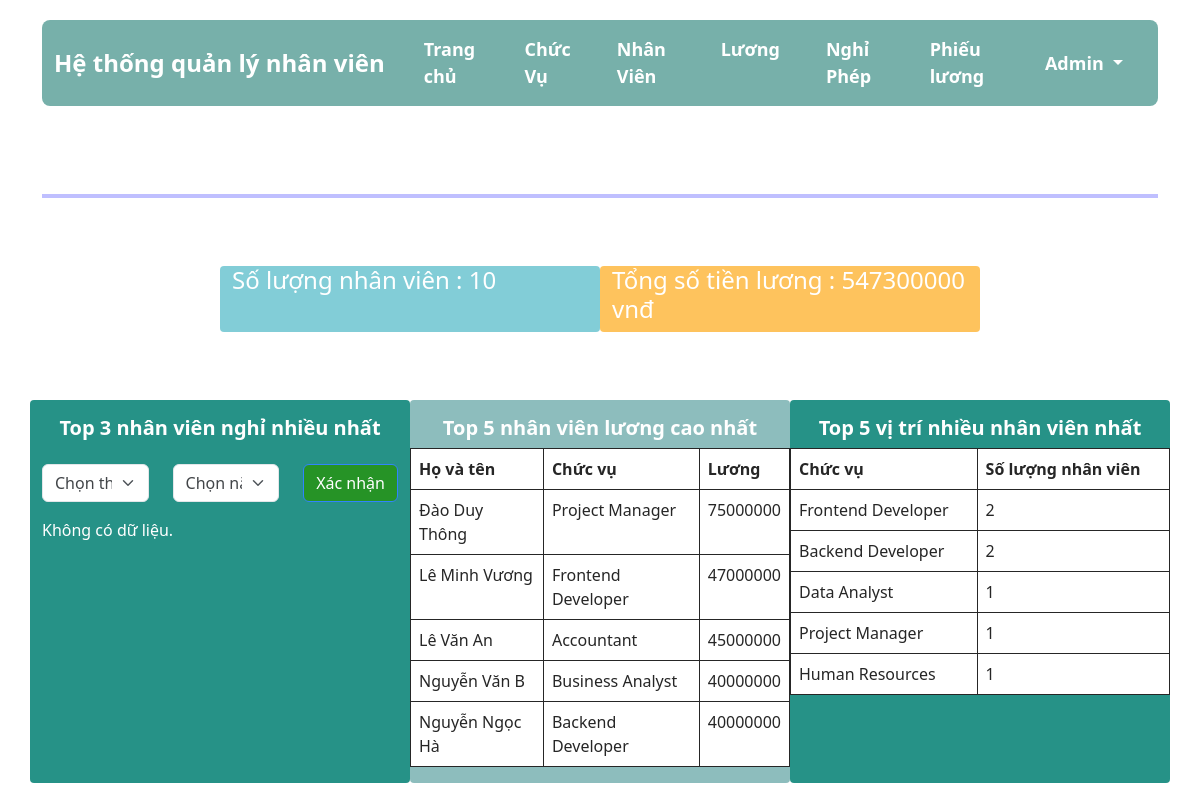
The app's page /src/home.php (signed in) with its own data.
### tables this page shows
CREATE TABLE `luong_tbl` (
  `id_luong` int(255) NOT NULL,
  `id_nv` int(255) NOT NULL,
  `luong_co_ban` bigint(255) NOT NULL,
  `phu_cap` bigint(255) NOT NULL,
  `tong_luong` bigint(255) NOT NULL,
  `ngay_them` timestamp NOT NULL DEFAULT current_timestamp() ON UPDATE current_timestamp(),
  `ngay_cap_nhat` date NOT NULL
);

CREATE TABLE `nhan_vien_tbl` (
  `id_nv` int(255) NOT NULL,
  `ten` varchar(255) NOT NULL,
  `ngay_sinh` varchar(255) NOT NULL,
  `gioi_tinh` varchar(255) NOT NULL,
  `so_dien_thoai` varchar(255) NOT NULL,
  `email` varchar(255) NOT NULL,
  `dia_chi` varchar(255) NOT NULL,
  `id_chuc_vu` int(11) NOT NULL,
  `ngay_vao_lam` date NOT NULL,
  `ngay_them` timestamp NOT NULL DEFAULT current_timestamp() ON UPDATE current_timestamp(),
  `anh` varchar(255) NOT NULL DEFAULT 'https://cdn-icons-png.flaticon.com/512/3541/3541871.png',
  `ngay_cap_nhat` date NOT NULL
);

CREATE TABLE `chuc_vu_tbl` (
  `id_cv` int(255) NOT NULL,
  `chuc_vu` varchar(255) NOT NULL,
  `ngay_them` timestamp NOT NULL DEFAULT current_timestamp() ON UPDATE current_timestamp()
);

### src/home.php (the view, shortened to what this page needs)
<?php
require ('connect.php');
if (isset($_SESSION['username']) && isset($_SESSION['user_type']) && $_SESSION['logged_in']) {
    ?>
    <!DOCTYPE html>
    <html lang="en">
    <head>
        <link href="https://cdn.jsdelivr.net/npm/bootstrap@5.3.3/dist/css/bootstrap.min.css" rel="stylesheet">
        <link rel="stylesheet" href="https://cdn.jsdelivr.net/npm/bootstrap-icons@1.11.3/font/bootstrap-icons.min.css">
        <link rel="stylesheet" href="styles.css">
    </head>
    <body class="body">
        <div class="container">
            <nav class="navbar navbar-expand-lg">
                <div class="container-fluid">
                    <a class="navbar-brand" href="home.php">Hệ thống quản lý nhân viên</a>
                    <div class="collapse navbar-collapse" id="navbarNav">
                        <ul class="navbar-nav">
                            <li class="nav-item">
                                <a class="nav-link" href="home.php">Trang chủ</a>
                            </li>
                            <li class="nav-item">
                                <a class="nav-link" href="department.php">Chức Vụ</a>
                            </li>
                            <li class="nav-item">
                                <a class="nav-link" href="staff.php">Nhân Viên</a>
                            </li>
                            <li class="nav-item">
                                <a class="nav-link" href="salary.php">Lương</a>
                            </li>
                            <li class="nav-item">
                                <a class="nav-link" href="leave.php">Nghỉ Phép</a>
                            </li>
                            <li class="nav-item">
                                <a class="nav-link" href="income.php">Phiếu lương</a>
                            </li>
                        </ul>
                        <ul class="navbar-nav ml-auto">
                            <li class="nav-item dropdown">
                                <a class="nav-link dropdown-toggle" href="#" id="navbarDropdown" role="button"
                                    data-bs-toggle="dropdown" aria-expanded="false">
                                    Admin
                                </a>
                            </li>
                        </ul>
                    </div>
                </div>
            </nav>
            <div class="col py-3">
                <div class="row ">
                    <h1 class="titlepage">Trang chủ</h1>
                    <br><br>
                </div>
                <hr style="border: 2px solid blue">
                <div class="row mt-5 ml-5" style="justify-content: center">
                    <div class=" col-4 pd-3" style="background-color: #6DC5D1">
                        <?php
                        $query = "SELECT COUNT(id_nv) AS total_employees FROM nhan_vien_tbl";
                        $result = $sql_connect->query($query);
                        $row = $result->fetch_assoc();
                        $total_employees = $row['total_employees'];
                        ?>
                        <h4> Số lượng nhân viên : <?php echo $total_employees ?></h4>
                    </div>
                    <div class=" col-4 pd-3 " style="background-color: #FEB941">
                        <?php
                        $query = "SELECT SUM(so_tien) AS total_salary FROM tra_luong_tbl";
                        $result = $sql_connect->query($query);
                        $row = $result->fetch_assoc();
                        $total_salary = $row['total_salary'];
                        ?>
                        <h4> Tổng số tiền lương : <?php echo $total_salary ?> vnđ</h4>
                    </div>
                </div>
                <div class="row mt-5 ml-5 ">
                    <div class=" col-4 pd-3" style="background-color: #007F73">
                        <div class="">
                            <form method="POST">
                                <div class="row mb-3">
                                    <h5 class="text-center mt-3"><strong> Top 3 nhân viên nghỉ nhiều nhất</strong></h5>
                                </div>
                                <form method="POST">
                                    <div class="row mb-3">
                                        <div class="col">
                                            <select class="form-select" id="month" name="month" required>
                                                <option value="" disabled selected>Chọn tháng</option>
                                            </select>
                                        </div>
                                        <div class="col">
                                            <select class="form-select" id="year" name="year" required>
                                                <option value="" disabled selected>Chọn năm</option>
                                            </select>
                                        </div>
                                        <div class="col-auto">
                                            <button type="submit" class="btn btn-primary"
                                                style="background-color: green">Xác nhận</button>
                                        </div>
                                    </div>
                                </form>
                                <?php
                                if (!empty($top_leave_employees)) {
                                    echo "<table class='table table-bordered table-transparent'>";
                                    echo "<thead><tr><th>ID Nhân viên</th><th> Họ và tên </th><th>Số ngày nghỉ</th></tr></thead>";
                                    echo "<tbody>";
                                    foreach ($top_leave_employees as $employee) {
                                        $query = "SELECT ten FROM nhan_vien_tbl WHERE id_nv = " . $employee['id_nv'];
                                        $result = $sql_connect->query($query);
                                        $row = $result->fetch_assoc();
                                        $employee['ten'] = $row['ten'];
                                        echo "<tr><td>" . $employee['id_nv'] . "</td>  <td> " . $employee['ten'] . "</td><td>" . $employee['total_leave_days'] . "</td></tr>";
                                    }
                                    echo "</tbody>";
                                    echo "</table>";
                                } else {
                                    echo "<p>Không có dữ liệu.</p>";
                                }
                                ?>
                        </div>
                    </div>
                    <div class="col-4 pd-3" style="background-color: #7AB2B2">
                        <div class="row">
                            <h5 class="text-center mt-3"><strong> Top 5 nhân viên lương cao nhất</strong></h5>
                        </div>
                        <div class="row ">
                            <table class="table table-bordered">
                                <thead>
                                    <tr>
                                        <th>Họ và tên</th>
                                        <th>Chức vụ</th>
                                        <th>Lương</th>
                                    </tr>
                                </thead>
                                <tbody>
                                    <?php
                                    $query = "select * from luong_tbl inner join nhan_vien_tbl on luong_tbl.id_nv=nhan_vien_tbl.id_nv join chuc_vu_tbl on nhan_vien_tbl.id_chuc_vu=chuc_vu_tbl.id_cv order by tong_luong desc limit 5";
                                    $result = $sql_connect->query($query);
                                    if ($result->num_rows > 0) {
                                        while ($row = $result->fetch_assoc()) {
                                            echo "<tr><td>" . $row['ten'] . "</td>  <td> " . $row['chuc_vu'] . "</td><td>" . $row['tong_luong'] . "</td></tr>";
                                        }
                                    } else {
                                        echo "<p>Không có dữ liệu.</p>";
                                    }
                                    ?>
                                </tbody>
                            </table>
                        </div>
                    </div>
                    <div class="col-4 pd-3" style="background-color: #007F73">
                        <div class="row">
                            <h5 class="text-center mt-3"><strong> Top 5 vị trí nhiều nhân viên nhất</strong></h5>
                        </div>
                        <div class="row ">
                            <table class="table table-bordered">
                                <thead>
                                    <tr>
                                        <th>Chức vụ</th>
                                        <th>Số lượng nhân viên</th>
                                    </tr>
                                </thead>
                                <tbody>
                                    <?php
                                    $query = "select count(id_nv) as soluong, chuc_vu_tbl.chuc_vu from nhan_vien_tbl join chuc_vu_tbl on nhan_vien_tbl.id_chuc_vu=chuc_vu_tbl.id_cv group by chuc_vu_tbl.chuc_vu order by soluong desc limit 5";
                                    $result = $sql_connect->query($query);
                                    if ($result->num_rows > 0) {
                                        while ($row = $result->fetch_assoc()) {
                                            echo "<tr><td>" . $row['chuc_vu'] . "</td>  <td> " . $row['soluong'] . "</td></tr>";
                                        }
                                    } else {
                                        echo "<p>Không có dữ liệu.</p>";
                                    }
                                    ?>
                                </tbody>
                            </table>
                        </div>
                    </div>
                </div>
            </div>
        </div>
    </body>
    </html>
    <?php
} else {
    header("Location: login.php");
    exit();
}
?>

### src/styles.css (style rules this page uses)
.navbar { background-color: #77B0AA; color: #fff; font-size: large !important; font-weight: bold !important; border-radius: 0.5rem; }
.navbar-brand { font-size: 24px; color: #fff; font-weight: bold !important; }
.navbar-nav { margin-right: auto !important; margin-left: auto !important; }
.nav-item { padding: 0 15px; }
.nav-link { color: #fff; }
.container { margin-top: 20px; }
.col-4 { margin-top: 20px; border-radius: 0.25rem; color: white; opacity: 0.85; }
.btn-primary { background-color: #4b92df; }
.body { background-image: url("https://i.imgur.com/ExiWlK8.jpeg"); background-position: bottom center; background-repeat: no-repeat; background-size: cover; background-attachment: fixed; }
.table { background-color: rgb(1, 1, 1, 0.2) !important; color: aliceblue !important; margin-top: 0rem !important; background-color: transparent !important; }
.table, th, td { border: 1px solid black; }
.titlepage { color: white; }

### records on screen
luong_tbl: id_nv.ten "Đào Duy Thông", chuc_vu_tbl.chuc_vu "Project Manager", tong_luong "75000000"
luong_tbl: id_nv.ten "Lê Minh Vương", chuc_vu_tbl.chuc_vu "Frontend Developer", tong_luong "47000000"
luong_tbl: id_nv.ten "Lê Văn An", chuc_vu_tbl.chuc_vu "Accountant", tong_luong "45000000"
luong_tbl: id_nv.ten "Nguyễn Văn B", chuc_vu_tbl.chuc_vu "Business Analyst", tong_luong "40000000"
luong_tbl: id_nv.ten "Nguyễn Ngọc Hà", chuc_vu_tbl.chuc_vu "Backend Developer", tong_luong "40000000"

### other values on screen
$total_employees "10"
$total_salary "547300000"
$row['chuc_vu'] "Frontend Developer"
$row['soluong'] "2"
$row['chuc_vu'] "Backend Developer"
$row['chuc_vu'] "Data Analyst"
$row['soluong'] "1"
$row['chuc_vu'] "Project Manager"
$row['chuc_vu'] "Human Resources"
